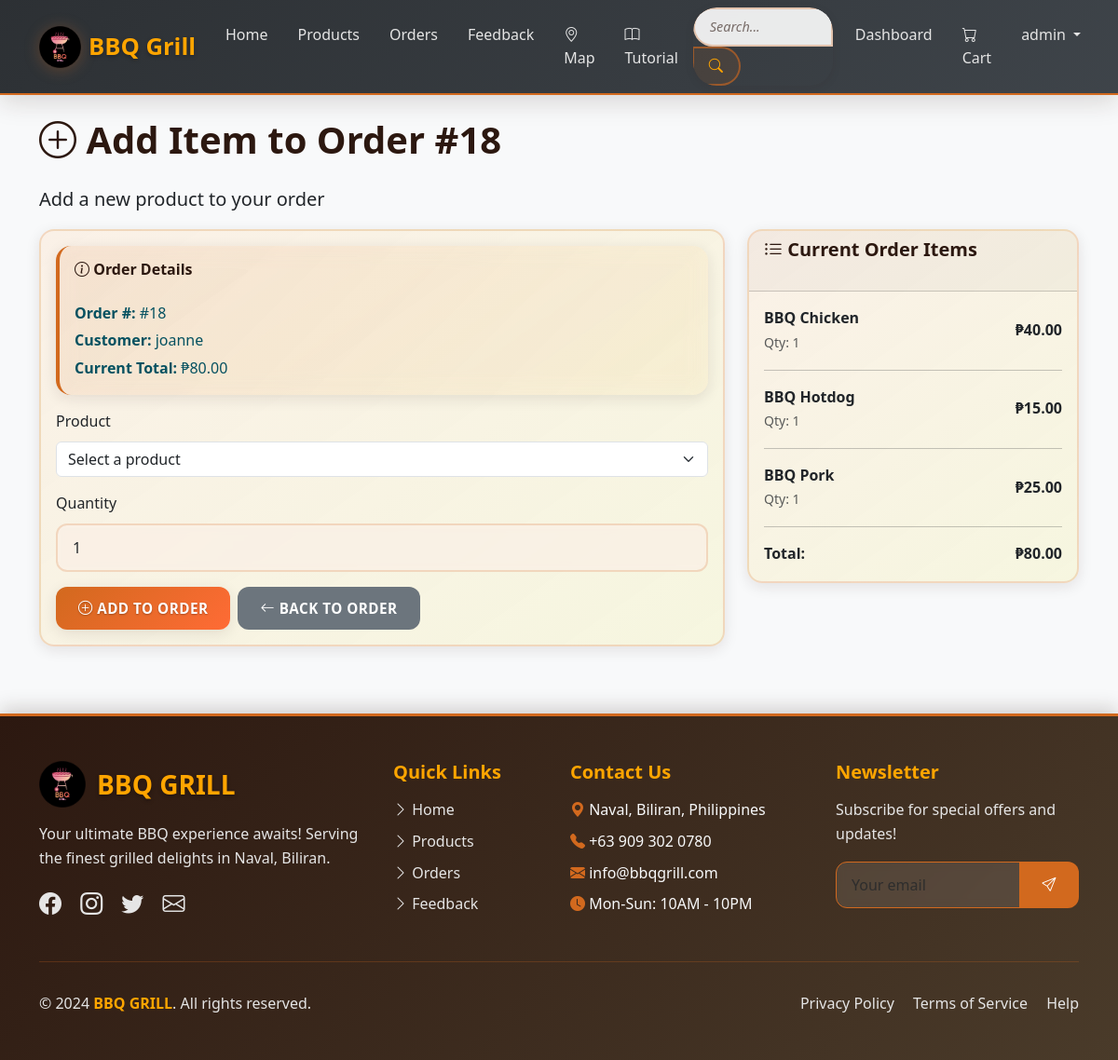
The page /orders/18/add-item/ (signed in) on the database its author committed.
### core/models.py (models this page shows, shortened)
class Order(models.Model):
    STATUS_CHOICES = [
        ('pending', 'Pending'),
        ('processing', 'Processing'),
        ('out_for_delivery', 'Out for Delivery'),
        ('completed', 'Completed'),
        ('cancelled', 'Cancelled'),
    ]
    customer = models.ForeignKey(User, on_delete=models.CASCADE)
    total_amount = models.DecimalField(max_digits=10, decimal_places=2)
    status = models.CharField(max_length=20, choices=STATUS_CHOICES, default='pending')
    notes = models.TextField(blank=True)
    delivery_address = models.TextField(blank=True, help_text="Full delivery address")
    delivery_latitude = models.FloatField(null=True, blank=True, help_text="Delivery location latitude")
    delivery_longitude = models.FloatField(null=True, blank=True, help_text="Delivery location longitude")
    delivery_barangay = models.CharField(max_length=100, blank=True, help_text="Barangay/District in Naval")
    created_at = models.DateTimeField(auto_now_add=True)
    updated_at = models.DateTimeField(auto_now=True)
    class Meta:
        ordering = ['-created_at']

class OrderItem(models.Model):
    order = models.ForeignKey(Order, on_delete=models.CASCADE, related_name='items')
    product = models.ForeignKey(Product, on_delete=models.CASCADE)
    quantity = models.PositiveIntegerField(default=1)
    price = models.DecimalField(max_digits=8, decimal_places=2)
    @property
    def total_price(self):
        return self.quantity * self.price

class Product(models.Model):
    name = models.CharField(max_length=120)
    description = models.TextField(blank=True)
    price = models.DecimalField(max_digits=8, decimal_places=2)
    image = models.ImageField(upload_to='products/', blank=True, null=True)
    stock_quantity = models.PositiveIntegerField(default=0, help_text="Available stock quantity")
    is_active = models.BooleanField(default=True)
    created_at = models.DateTimeField(auto_now_add=True)
    updated_at = models.DateTimeField(auto_now=True)
    class Meta:
        ordering = ['name']
    def __str__(self):
        return self.name

### core/views.py (the view)
# urls.py: path("orders/<int:pk>/add-item/", views.add_order_item, name="add_order_item"),
@login_required
def add_order_item(request: HttpRequest, pk: int) -> HttpResponse:
    if request.user.is_staff:
        order = get_object_or_404(Order, pk=pk)
    else:
        order = get_object_or_404(Order, pk=pk, customer=request.user)
    if request.method == 'POST':
        form = AddOrderItemForm(request.POST)
        if form.is_valid():
            order_item = form.save(commit=False)
            order_item.order = order
            order_item.price = order_item.product.price
            order_item.save()
            order.total_amount = sum(item.total_price for item in order.items.all())
            order.save()
            messages.success(request, f'{order_item.product.name} added to order #{order.id}!')
            return redirect('order_update', pk=order.pk)
    else:
        form = AddOrderItemForm()
    context = {
        'form': form,
        'order': order,
        'title': f'Add Item to Order #{order.id}'
    }
    return render(request, 'core/add_order_item.html', context)

### core/forms.py
class AddOrderItemForm(forms.ModelForm):
    class Meta:
        model = OrderItem
        fields = ["product", "quantity"]
        widgets = {
            'product': forms.Select(attrs={'class': 'form-select'}),
            'quantity': forms.NumberInput(attrs={'class': 'form-control', 'min': 1, 'max': 99, 'value': 1})
        }
    def __init__(self, *args, **kwargs):
        super().__init__(*args, **kwargs)
        self.fields['product'].queryset = Product.objects.filter(is_active=True)
        self.fields['product'].empty_label = "Select a product"

### templates/core/add_order_item.html (shortened to what this page needs)
{% extends 'base.html' %}
{% block content %}
<div class="row">
    <div class="col-12">
        <h1><i class="bi bi-plus-circle"></i> {{ title }}</h1>
        <p class="lead">Add a new product to your order</p>
    </div>
</div>
<div class="row">
    <div class="col-md-8">
        <div class="card">
            <div class="card-body">
                <form method="post">
                    <div class="alert alert-info">
                        <h6><i class="bi bi-info-circle"></i> Order Details</h6>
                        <p class="mb-1"><strong>Order #:</strong> #{{ order.id }}</p>
                        <p class="mb-1"><strong>Customer:</strong> {{ order.customer.username }}</p>
                        <p class="mb-0"><strong>Current Total:</strong> ₱{{ order.total_amount }}</p>
                    </div>
                    <div class="mb-3">
                        <label for="{{ form.product.id_for_label }}" class="form-label">Product</label>
                        {{ form.product }}
                    </div>
                    <div class="mb-3">
                        <label for="{{ form.quantity.id_for_label }}" class="form-label">Quantity</label>
                        {{ form.quantity }}
                    </div>
                    <div class="d-flex gap-2">
                        <button type="submit" class="btn btn-primary">
                            <i class="bi bi-plus-circle"></i> Add to Order
                        </button>
                        <a href="{% url 'order_update' order.pk %}" class="btn btn-secondary">
                            <i class="bi bi-arrow-left"></i> Back to Order
                        </a>
                    </div>
                </form>
            </div>
        </div>
    </div>
    <div class="col-md-4">
        <div class="card">
            <div class="card-header">
                <h5><i class="bi bi-list-ul"></i> Current Order Items</h5>
            </div>
            <div class="card-body">
                {% for item in order.items.all %}
                    <div class="d-flex justify-content-between align-items-center mb-2">
                        <div>
                            <strong>{{ item.product.name }}</strong><br>
                            <small class="text-muted">Qty: {{ item.quantity }}</small>
                        </div>
                        <div class="text-end">
                            <strong>₱{{ item.total_price }}</strong>
                        </div>
                    </div>
                    {% if not forloop.last %}<hr>{% endif %}
                {% empty %}
                    <p class="text-muted">No items in this order yet.</p>
                {% endfor %}
                {% if order.items.all %}
                    <hr>
                    <div class="d-flex justify-content-between">
                        <strong>Total:</strong>
                        <strong>₱{{ order.total_amount }}</strong>
                    </div>
                {% endif %}
            </div>
        </div>
    </div>
</div>
{% endblock %}

### templates/base.html (shortened to what this page needs)
<!DOCTYPE html>
<html lang="en">
<head>
    <link href="https://cdn.jsdelivr.net/npm/bootstrap@5.3.0/dist/css/bootstrap.min.css" rel="stylesheet">
    <link href="https://cdn.jsdelivr.net/npm/bootstrap-icons@1.10.0/font/bootstrap-icons.css" rel="stylesheet">
    {% load static %}
    <link rel="stylesheet" href="{% static 'css/style.css' %}">
</head>
<body class="d-flex flex-column min-vh-100">
    <nav class="navbar navbar-expand-lg navbar-dark bg-dark">
        <div class="container">
            <a class="navbar-brand d-flex align-items-center" href="{% url 'home' %}">
                <img src="{% static 'image/logo bbq grill.png' %}" alt="BBQ Grill Logo" class="navbar-logo me-2">
                BBQ Grill
            </a>
            <div class="collapse navbar-collapse" id="navbarNav">
                <ul class="navbar-nav me-auto">
                    <li class="nav-item">
                        <a class="nav-link" href="{% url 'home' %}">Home</a>
                    </li>
                    <li class="nav-item">
                        <a class="nav-link" href="{% url 'product_list' %}">Products</a>
                    </li>
                    <li class="nav-item">
                        <a class="nav-link" href="{% url 'order_list' %}">Orders</a>
                    </li>
                    <li class="nav-item">
                        <a class="nav-link" href="{% url 'feedback' %}">Feedback</a>
                    </li>
                    <li class="nav-item">
                        <a class="nav-link" href="{% url 'map' %}"><i class="bi bi-geo-alt"></i> Map</a>
                    </li>
                    <li class="nav-item">
                        <a class="nav-link" href="{% url 'tutorial' %}"><i class="bi bi-book"></i> Tutorial</a>
                    </li>
                </ul>
                <div class="search-container me-2" style="position: relative;">
                    <form class="d-flex" method="get" action="{% url 'product_list' %}" role="search">
                        <div class="input-group">
                            <input
                                class="form-control"
                                type="search"
                                name="search"
                                id="navbar-search"
                                placeholder="Search..."
                                aria-label="Search"
                                value="{{ request.GET.search }}"
                                autocomplete="off"
                                style="min-width: 150px;">
                            <button class="btn btn-outline-light" type="submit">
                                <i class="bi bi-search"></i>
                            </button>
                        </div>
                    </form>
                </div>
                <ul class="navbar-nav">
                    {% if user.is_authenticated %}
                        <li class="nav-item">
                            <a class="nav-link" href="{% url 'dashboard' %}">Dashboard</a>
                        </li>
                        <li class="nav-item">
                            <a class="nav-link" href="{% url 'cart_view' %}">
                                <i class="bi bi-cart"></i> Cart
                            </a>
                        </li>
                        <li class="nav-item dropdown">
                            <a class="nav-link dropdown-toggle" href="#" role="button" data-bs-toggle="dropdown">
                                {{ user.username }}
                            </a>
                        </li>
                    {% endif %}
                </ul>
            </div>
        </div>
    </nav>
    <main class="container my-4 flex-grow-1">
        {% block content %}
        {% endblock %}
    </main>
    <footer class="bg-dark text-light py-5 mt-5">
        <div class="container">
            <div class="row g-4">
                <div class="col-lg-4 col-md-6">
                    <div class="d-flex align-items-center mb-3">
                        <img src="{% static 'image/logo bbq grill.png' %}" alt="BBQ Grill Logo" style="height: 50px; width: auto; margin-right: 12px;">
                        <h3 class="fw-bold mb-0" style="color: var(--bbq-gold); text-shadow: 0 2px 4px rgba(0, 0, 0, 0.3);">BBQ GRILL</h3>
                    </div>
                    <p class="mb-3" style="color: var(--bbq-ash);">Your ultimate BBQ experience awaits! Serving the finest grilled delights in Naval, Biliran.</p>
                    <div class="social-links">
                        <a href="#" class="text-light me-3" style="font-size: 1.5rem;"><i class="bi bi-facebook"></i></a>
                        <a href="#" class="text-light me-3" style="font-size: 1.5rem;"><i class="bi bi-instagram"></i></a>
                        <a href="#" class="text-light me-3" style="font-size: 1.5rem;"><i class="bi bi-twitter"></i></a>
                        <a href="#" class="text-light" style="font-size: 1.5rem;"><i class="bi bi-envelope"></i></a>
                    </div>
                </div>
                <div class="col-lg-2 col-md-6">
                    <h5 class="fw-bold mb-3" style="color: var(--bbq-gold);">Quick Links</h5>
                    <ul class="list-unstyled">
                        <li class="mb-2"><a href="{% url 'home' %}" class="text-light text-decoration-none"><i class="bi bi-chevron-right"></i> Home</a></li>
                        <li class="mb-2"><a href="{% url 'product_list' %}" class="text-light text-decoration-none"><i class="bi bi-chevron-right"></i> Products</a></li>
                        <li class="mb-2"><a href="{% url 'order_list' %}" class="text-light text-decoration-none"><i class="bi bi-chevron-right"></i> Orders</a></li>
                        <li class="mb-2"><a href="{% url 'feedback' %}" class="text-light text-decoration-none"><i class="bi bi-chevron-right"></i> Feedback</a></li>
                    </ul>
                </div>
                <div class="col-lg-3 col-md-6">
                    <h5 class="fw-bold mb-3" style="color: var(--bbq-gold);">Contact Us</h5>
                    <ul class="list-unstyled">
                        <li class="mb-2"><i class="bi bi-geo-alt-fill" style="color: var(--bbq-ember);"></i> Naval, Biliran, Philippines</li>
                        <li class="mb-2"><i class="bi bi-telephone-fill" style="color: var(--bbq-ember);"></i> +63 909 302 0780</li>
                        <li class="mb-2"><i class="bi bi-envelope-fill" style="color: var(--bbq-ember);"></i> info@bbqgrill.com</li>
                        <li class="mb-2"><i class="bi bi-clock-fill" style="color: var(--bbq-ember);"></i> Mon-Sun: 10AM - 10PM</li>
                    </ul>
                </div>
                <div class="col-lg-3 col-md-6">
                    <h5 class="fw-bold mb-3" style="color: var(--bbq-gold);">Newsletter</h5>
                    <p style="color: var(--bbq-ash);">Subscribe for special offers and updates!</p>
                    <div class="input-group mb-3">
                        <input type="email" class="form-control" placeholder="Your email" style="background: rgba(255,255,255,0.1); border: 1px solid var(--bbq-ember); color: white;">
                        <button class="btn" style="background: var(--bbq-ember); color: white;" type="button"><i class="bi bi-send"></i></button>
                    </div>
                </div>
            </div>
            <hr style="border-color: var(--bbq-ember); margin: 2rem 0;">
            <div class="row">
                <div class="col-md-6 text-center text-md-start">
                    <p class="mb-0" style="color: var(--bbq-ash);">&copy; 2024 <span class="fw-bold" style="color: var(--bbq-gold);">BBQ GRILL</span>. All rights reserved.</p>
                </div>
                <div class="col-md-6 text-center text-md-end">
                    <a href="#" class="text-light text-decoration-none me-3">Privacy Policy</a>
                    <a href="#" class="text-light text-decoration-none me-3">Terms of Service</a>
                    <a href="{% url 'tutorial' %}" class="text-light text-decoration-none">Help</a>
                </div>
            </div>
        </div>
    </footer>
</body>
</html>

### rows shown on the page
Order: id "18", customer.username "joanne", total_amount "80.00"
OrderItem: product.name "BBQ Chicken", quantity "1", total_price "40.00"
OrderItem: product.name "BBQ Hotdog", quantity "1", total_price "15.00"
OrderItem: product.name "BBQ Pork", quantity "1", total_price "25.00"

### other values the page prints
{{ user.username }} "admin"
{{ title }} "Add Item to Order #18"
